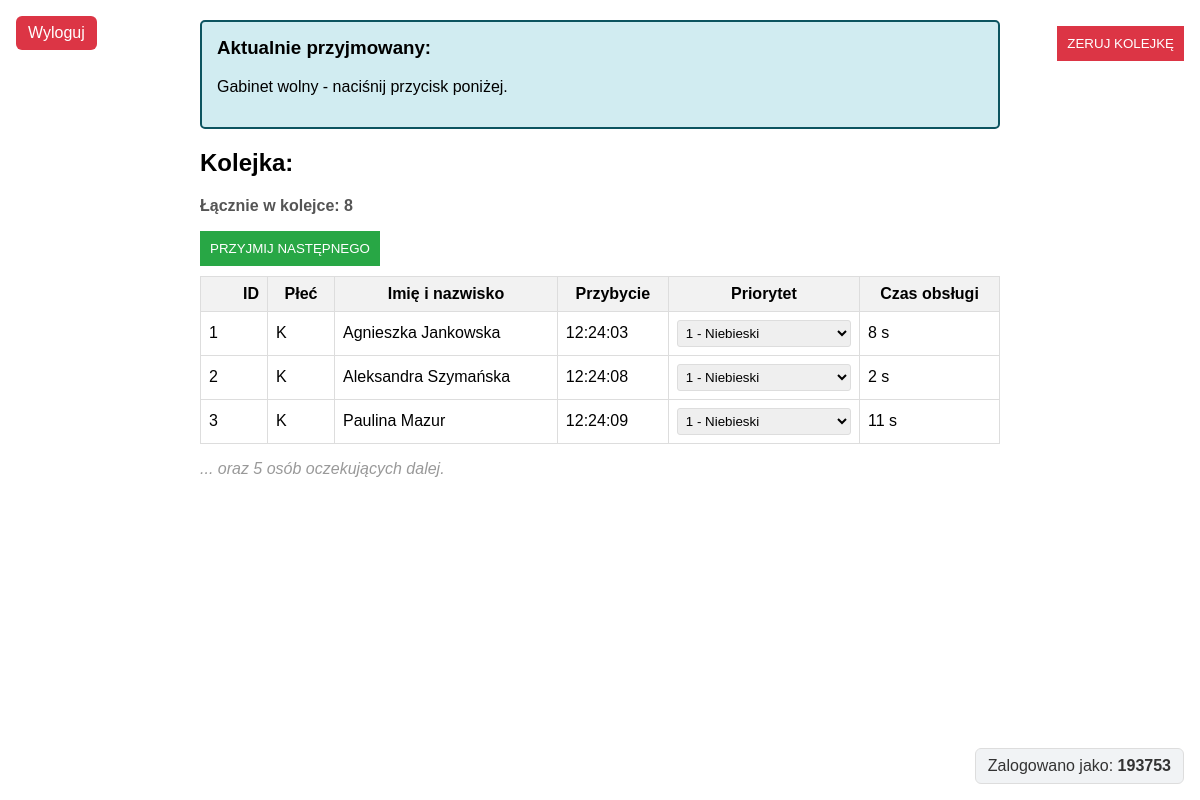
The page / (signed in) on the database as committed earlier.
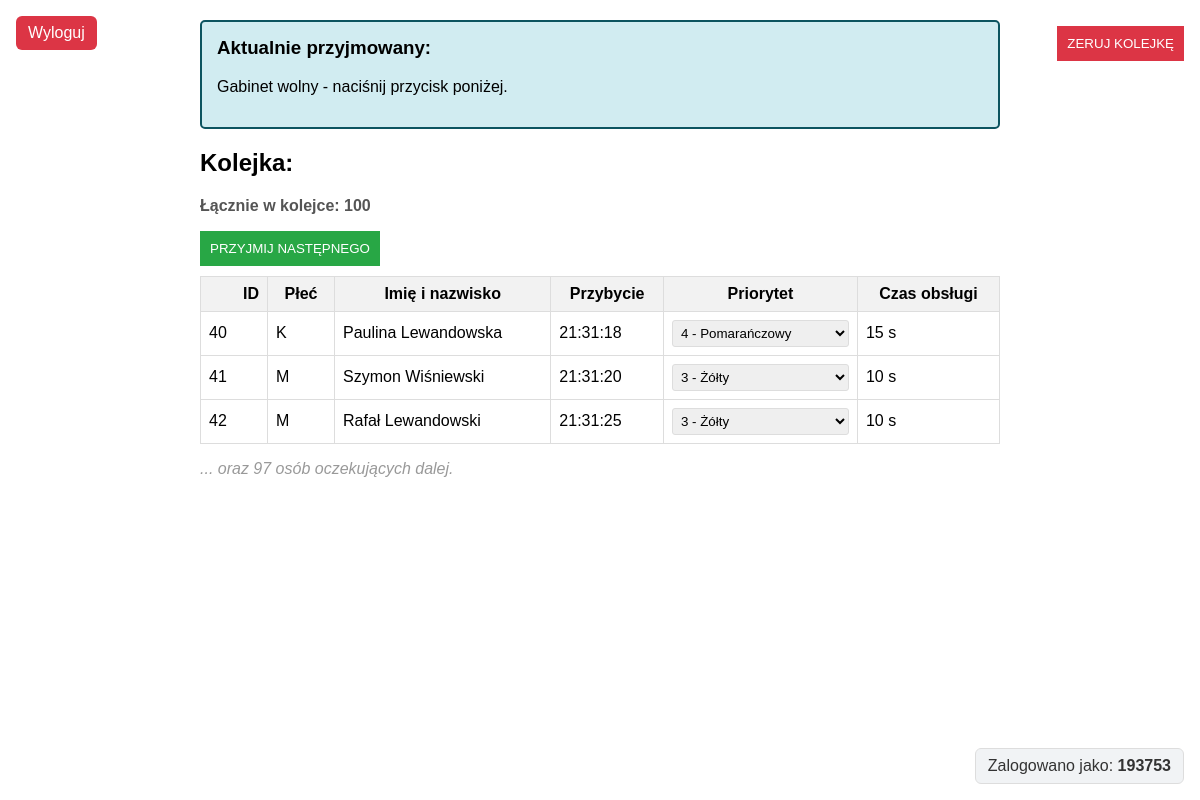
The same page on the database as committed later.
### tables this page shows
CREATE TABLE patients (
                id INTEGER PRIMARY KEY,
                gender TEXT NOT NULL,
                full_name TEXT NOT NULL,
                arrival_time TEXT NOT NULL,
                priority_number INTEGER,
                service_time_seconds INTEGER
            );

### app/init.py (the view)
class PatientFormView(MethodView):
    def get(self):
        start_background_patient_generation()
        user_key = _get_request_user_key()
        patients = patient_db.get_all_patients()
        wait_time = patient_registry.get_wait_time(user_key)
        current_service_seconds = patient_registry.get_current_service_seconds(user_key)
        return render_template(
            "index.html",
            patients=patients,
            current=patient_registry.get_current_patient(user_key),
            wait_time=round(wait_time, 1),
            current_service_seconds=current_service_seconds,
            error=None
        )

### app/database.py (called while the page is built)
    def get_all_patients(self):
        with self._lock:
            self.cur.execute("""
                SELECT id, gender, full_name, arrival_time, priority_number, service_time_seconds
                FROM patients
                ORDER BY id
            """)
            rows = self.cur.fetchall()
        return [
            {
                "id": r[0],
                "gender": r[1],
                "full_name": r[2],
                "arrival_time": r[3],
                "priority": r[4],
                "service_time_seconds": r[5],
            }
            for r in rows
        ]

### app/init.py (called while the page is built)
def start_background_patient_generation():
    global _generator_started
    with _generator_start_lock:
        if _generator_started:
            return
        worker = threading.Thread(target=_patient_generation_worker, daemon=True)
        worker.start()
        _generator_started = True

def _get_request_user_key() -> str:
    username = session.get("username")
    if isinstance(username, str) and username.strip():
        return username.strip()
    return request.remote_addr or "anonymous"

### app/templates/index.html (shortened to what the changed rows need)
<!doctype html>
<html lang="pl">
<head>
</head>
<body style="font-family: Arial, sans-serif; max-width: 800px; margin: auto;" data-wait-time='{{ wait_time|tojson }}' data-current-service-seconds='{{ current_service_seconds|tojson }}'>
    <div id="current-card" style="background-color: #d1ecf1; border: 2px solid #0c5460; padding: 15px; border-radius: 5px; margin: 20px 0;">
        <h3 style="margin-top: 0;">Aktualnie przyjmowany:</h3>
        {% if current %}
            <p id="current-name" style="font-size: 1.2em;"><strong>{{ current.full_name }}</strong></p>
            <p id="current-meta" style="margin: 4px 0; color: #444;">
                ID: {{ current.id if current.id is defined else '-' }} |
                Płeć: {{ current.gender if current.gender is defined else '-' }} |
                Przybycie: {{ current.arrival_time if current.arrival_time is defined else '-' }} |
                Service: {{ current.service_time_seconds if current.service_time_seconds is not none else '-' }} s |
                Priorytet: {{ current.priority if current.priority is defined else '-' }}
            </p>
            <p id="current-empty" style="display: none;">Gabinet wolny - naciśnij przycisk poniżej.</p>
        {% else %}
            <p id="current-empty">Gabinet wolny - naciśnij przycisk poniżej.</p>
        {% endif %}
    </div>
    <h2>Kolejka:</h2>
	<p id="queue-count" style="font-weight: bold; color: #555;">
            Łącznie w kolejce: {{ patients|length }}
        </p>
        <form method="post" action="/admit" id="admitForm">
            <button type="submit" id="admitBtn" style="background: #28a745; color: white; border: none; padding: 10px; cursor: pointer;">
            </button>
        </form>
        <button id="resetQueueBtn" type="button" style="background: #dc3545; color: white; border: none; padding: 10px; cursor: pointer; margin-top: 10px;">
            ZERUJ KOLEJKĘ
        </button>
        <table style="width: 100%; border-collapse: collapse; margin-top: 10px;">
            <thead>
                <tr style="background: #f2f2f2;">
                    <th style="border: 1px solid #ddd; padding: 8px; text-align: right;width: 50px">ID</th>
                    <th style="border: 1px solid #ddd; padding: 8px; text-align: center;width: 50px">Płeć</th>
                    <th style="border: 1px solid #ddd; padding: 8px; text-align: center;">Imię i nazwisko</th>
                    <th style="border: 1px solid #ddd; padding: 8px; text-align: center;">Przybycie</th>
                    <th style="border: 1px solid #ddd; padding: 8px; text-align: center;">Priorytet</th>
                    <th style="border: 1px solid #ddd; padding: 8px; text-align: center;">Czas obsługi</th>
                </tr>
            </thead>
            <tbody id="queue-body">
                {% for patient in patients[:3] %}
                    <tr>
                        <td style="border: 1px solid #ddd; padding: 8px;">{{ patient.id if patient.id is defined else '-' }}</td>
                        <td style="border: 1px solid #ddd; padding: 8px;">{{ patient.gender if patient.gender is defined else '-' }}</td>
                        <td style="border: 1px solid #ddd; padding: 8px;">
                            {{ patient.full_name if patient.full_name is defined else ((patient.first_name ~ ' ' ~ patient.last_name)|trim) }}
                        </td>
                        <td style="border: 1px solid #ddd; padding: 8px;">{{ patient.arrival_time if patient.arrival_time is defined else '-' }}</td>
                        <td style="border: 1px solid #ddd; padding: 8px;">
                            <select class="priority-select patient-priority-select" data-patient-id="{{ patient.id if patient.id is defined else '' }}" style="width: 100%;">
                                <option value="1" {% if patient.priority == 1 %}selected{% endif %}>1 - Niebieski</option>
                                <option value="3" {% if patient.priority == 3 %}selected{% endif %}>3 - Żółty</option>
                                <option value="4" {% if patient.priority == 4 %}selected{% endif %}>4 - Pomarańczowy</option>
                            </select>
                        </td>
                        <td style="border: 1px solid #ddd; padding: 8px;">{{ patient.service_time_seconds if patient.service_time_seconds is defined else '-' }} s</td>
                    </tr>
                {% endfor %}
            </tbody>
        </table>
        {% if patients|length > 3 %}
            <p id="queue-overflow" style="font-style: italic; color: #999;">
                ... oraz {{ patients|length - 3 }} osób oczekujących dalej.
            </p>
        {% else %}
            <p id="queue-overflow" style="font-style: italic; color: #999; display: none;"></p>
        {% endif %}
    <a href="{{ url_for('auth.logout') }}"
       style="position: fixed; top: 16px; left: 16px; z-index: 1000; padding: 8px 12px; background: #dc3545; color: #fff; text-decoration: none; border-radius: 6px;">
      Wyloguj
    </a>
    <div style="position: fixed; right: 16px; bottom: 16px; z-index: 1000; padding: 8px 12px; background: #f1f3f5; border: 1px solid #ddd; border-radius: 6px; color: #333;">
      Zalogowano jako: <strong>{{ current_user or '-' }}</strong>
    </div>
</body>
</html>

Rows that differ between the two databases and show on the page:
removed patients: id "1", gender "K", full_name "Agnieszka Jankowska", arrival_time "12:24:03", id "1 - Niebieski", service_time_seconds "8"
removed patients: id "2", gender "K", full_name "Aleksandra Szymańska", arrival_time "12:24:08", id "1 - Niebieski", service_time_seconds "2"
removed patients: id "3", gender "K", full_name "Paulina Mazur", arrival_time "12:24:09", id "1 - Niebieski", service_time_seconds "11"
added patients: id "40", gender "K", full_name "Paulina Lewandowska", arrival_time "21:31:18", id "4 - Pomarańczowy", service_time_seconds "15"
added patients: id "41", gender "M", full_name "Szymon Wiśniewski", arrival_time "21:31:20", id "3 - Żółty", service_time_seconds "10"
added patients: id "42", gender "M", full_name "Rafał Lewandowski", arrival_time "21:31:25", id "3 - Żółty", service_time_seconds "10"
Other text that changed with them:
{{ patients|length }}: "8" → "100"
{{ patients|length - 3 }}: "5" → "97"
